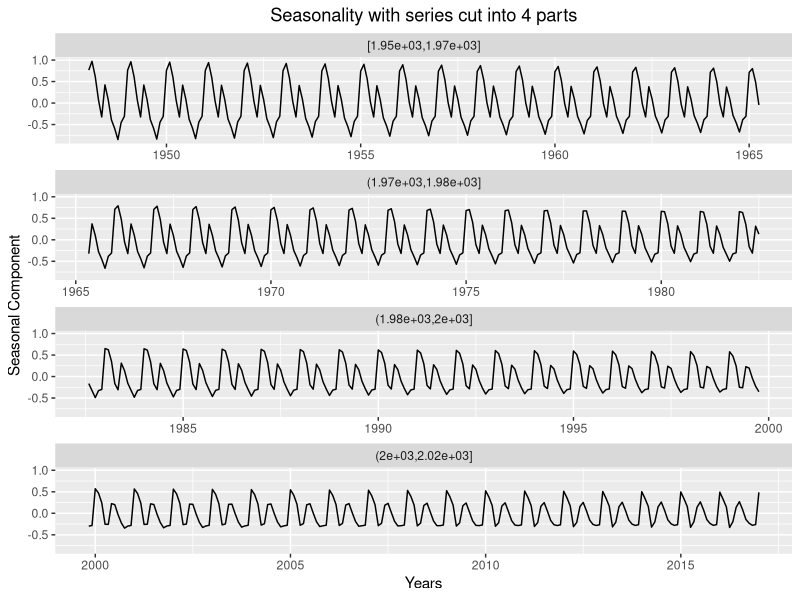
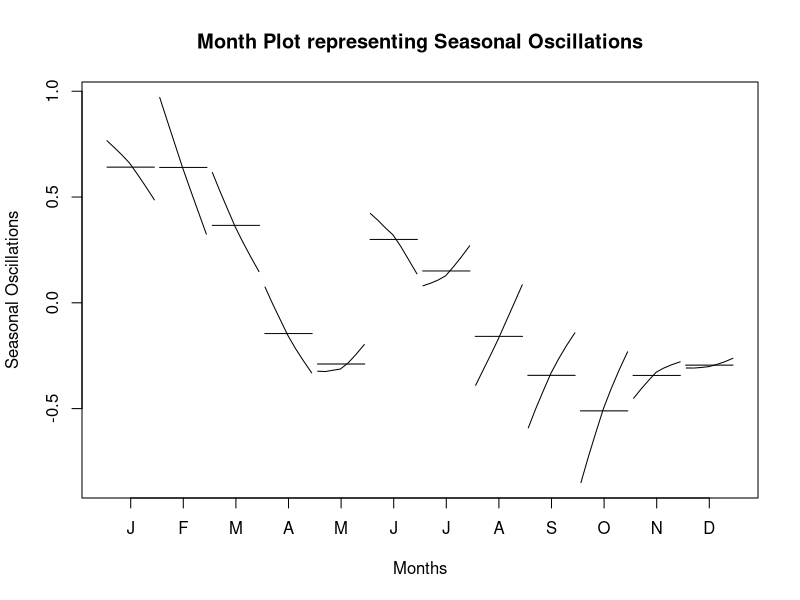
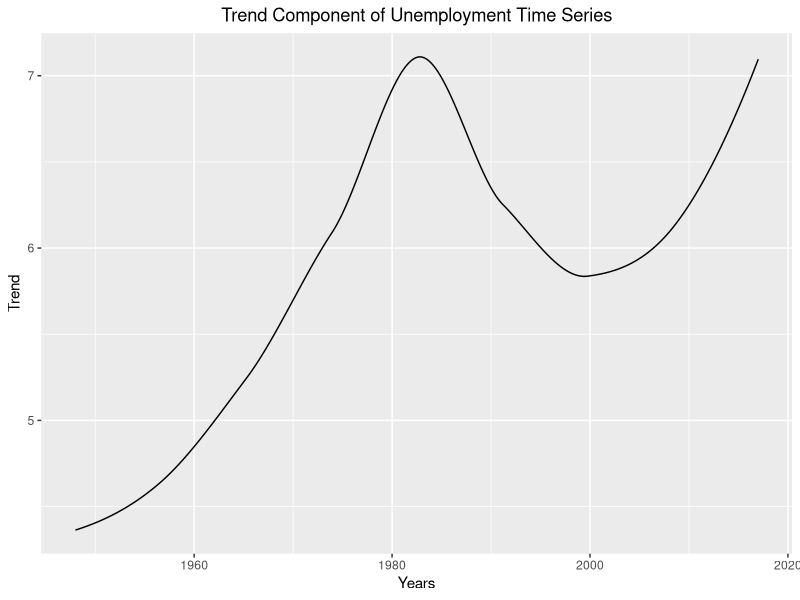
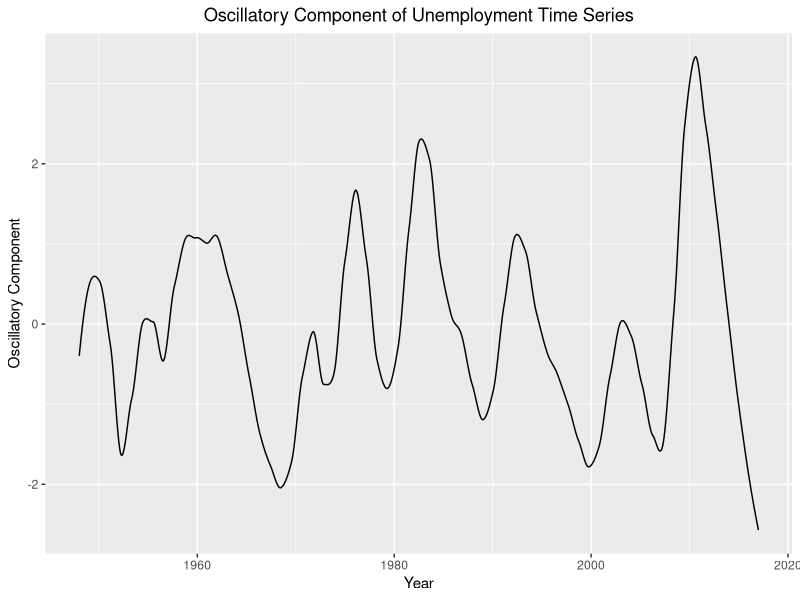
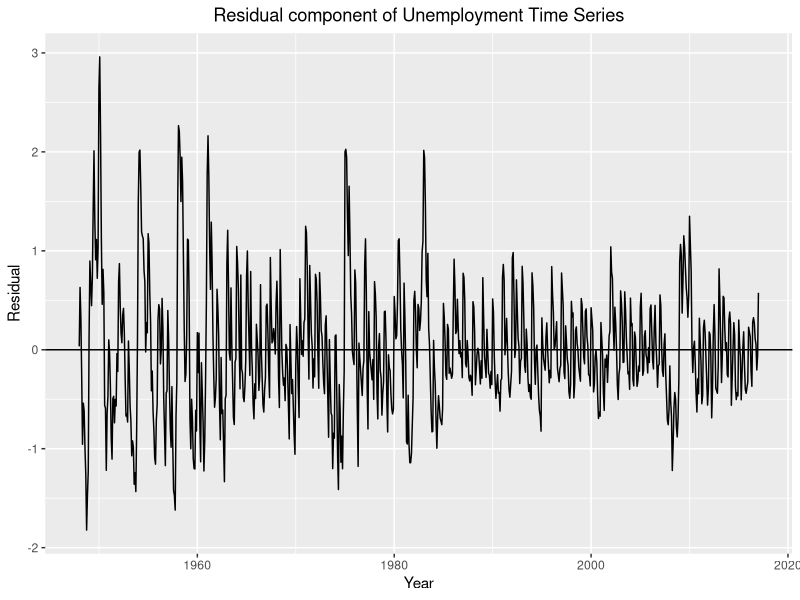

Here is the R script that generated these plots, in order: (Note: this script raises an error after producing the figures.)
## ---- chunk 1
knitr::opts_chunk$set(echo = TRUE,warning = FALSE,message = FALSE)
## ---- chunk 2
library(ggplot2)
df.unemp=read.csv("UNRATENSA.csv",sep = ',',header = TRUE)
colnames(df.unemp) = c("date","Unemployment")
df.newdata=ts(df.unemp$Unemployment,start=c(1948,1),freq=12)
data.df.unemp = data.frame(year=time(df.newdata), Unemployment=(df.unemp$Unemployment))
data.unemp.stl = stl(df.newdata, s.window=101, s.degree=1)
year.cut = cut_number(time(df.newdata), n=4)
data.df2.unemp = data.frame(year=time(df.newdata), data.unemp.stl$time.series, year.cut)
ggplot(data.df2.unemp, aes(x=year, y=seasonal)) + geom_line() + facet_wrap(~year.cut, ncol=1, scales="free_x")+ggtitle("Seasonality with series cut into 4 parts")+xlab("Years") + ylab("Seasonal Component") + theme(plot.title = element_text(hjust=0.5))

## ---- chunk 3
monthplot(data.unemp.stl, choice="seasonal",main="Month Plot representing Seasonal Oscillations",xlab="Months", ylab = "Seasonal Oscillations")
## ---- chunk 4
library(broom)
data.unemp.lo = loess(Unemployment~year, data=data.df.unemp)
data.unemp.lo.df = augment(data.unemp.lo)
ggplot(data.unemp.lo.df, aes(x=year, y=.fitted)) + geom_line()+ggtitle("Trend Component of Unemployment Time Series")+ylab("Trend")+xlab("Years") + theme(plot.title = element_text(hjust=0.5))
## ---- chunk 5
library(tidyr)
Year = data.df.unemp$year
data.unemp.lo2 = loess(residuals(data.unemp.lo)~Year, span=0.1)
data.unemp.lo2.df = augment(data.unemp.lo2)
#final 

data.unemp.ts = data.frame(Year,Oscillatory=data.unemp.lo2.df$.fitted, Residuals=data.unemp.lo2.df$.resid)
ggplot(data.unemp.lo2.df, aes(x=Year, y=.fitted)) + geom_line() +ggtitle("Oscillatory Component of Unemployment Time Series")+ ylab("Oscillatory Component") + theme(plot.title = element_text(hjust=0.5))
## ---- chunk 6
library(tidyr)
Year = data.df.unemp$year
data.unemp.lo2 = loess(residuals(data.unemp.lo)~Year, span=0.1)
data.unemp.lo2.df = augment(data.unemp.lo2)
#final 

data.unemp.ts = data.frame(Year,Oscillatory=data.unemp.lo2.df$.fitted, Residuals=data.unemp.lo2.df$.resid)
ggplot(data.unemp.lo2.df, aes(x=Year, y=.resid)) + geom_line() +ggtitle("Residual component of Unemployment Time Series")+ ylab("Residual") + theme(plot.title = element_text(hjust=0.5)) + geom_abline(slope = 0)
## ---- chunk 7
library(dplyr)
library(grid)
#Reading GDP data from file
df=read.csv("RGDP_Final.csv",sep = ',',header = TRUE)

#Editing column names
colnames(df)=c("year","GDP")

#Converting year column to continuous
df.gdp=ts(df$GDP,start=c(1948,1),freq=4)

#Creating final GDP data set
gdp = data.frame(year=time(df.gdp), GDP=df$GDP)

library(broom)
#Fitting first loess and removing the trend component
gdp.lo = loess(GDP~year, data=gdp)
gdp.lo.df = augment(gdp.lo)

#Re-fit the loess
df2.lo2 = loess(residuals(gdp.lo)~gdp$year, span=0.1)
gdp.lo2.df = augment(df2.lo2)

#Oscillations
p1=ggplot(gdp.lo2.df, aes(x=gdp.year, y=.fitted)) + geom_line() + ggtitle("Oscillatory Component for Real Gross Domestic Product") + ylab("Oscillatory Component")+xlab("Years") + theme(plot.title = element_text(hjust=0.5))

p2=ggplot(data.unemp.lo2.df,aes(x=Year,y=.fitted))+ geom_line() + ggtitle("Oscillatory Component for Unemployment")+ylab("Oscillatory Component")+xlab("Years") + theme(plot.title = element_text(hjust=0.5))

grid.draw(rbind(ggplotGrob(p1), ggplotGrob(p2), size = "last")) 
## ---- chunk 8
year.cut2 = cut_number(gdp.lo2.df$gdp.year, n=6)
gdp.lo2.df2 = data.frame(gdp.lo2.df, year.cut2)

  p3 = ggplot(gdp.lo2.df2, aes(x=gdp.year, y=.fitted)) +ggtitle("Oscillatory Component for Real Gross Domestic Product with time lags [1948,1971]") + ylab("Oscillatory Component")+xlab("Years") + theme(axis.text.x = element_text(angle = 45, hjust = 1)) +  scale_x_continuous(breaks=round(seq(1948,1971,by = 2),1),limits=c(1948,1971)) + theme(plot.title = element_text(hjust=0.5)) + geom_line() + scale_y_reverse()

year.cut = cut_number(time(df.newdata), n=6)
data.unemp.lo2.df2 = data.frame(data.unemp.lo2.df, year.cut)

p4 = ggplot(data.unemp.lo2.df2, aes(x=Year, y=.fitted)) +ggtitle("Oscillatory Component for Unemployment with time lags [1948,1971]") + ylab("Oscillatory Component")+xlab("Years") + theme(axis.text.x = element_text(angle = 45, hjust = 1)) + scale_x_continuous(breaks=round(seq(1948,1971,by = 2),1),limits=c(1948,1971)) + theme(plot.title = element_text(hjust=0.5)) + geom_line()

p5 = ggplot(gdp.lo2.df2, aes(x=gdp.year, y=.fitted)) +ggtitle("Oscillatory Component for Real Gross Domestic Product with time lags [1971,1994]") + ylab("Oscillatory Component")+xlab("Years") + theme(axis.text.x = element_text(angle = 45, hjust = 1)) +  scale_x_continuous(breaks=round(seq(1971,1994,by = 2),1),limits=c(1971,1994)) + theme(plot.title = element_text(hjust=0.5)) + geom_line()+ scale_y_reverse()

p6 = ggplot(data.unemp.lo2.df2, aes(x=Year, y=.fitted)) +ggtitle("Oscillatory Component for Unemployment with time lags [1971,1994]") + ylab("Oscillatory Component")+xlab("Years") + theme(axis.text.x = element_text(angle = 45, hjust = 1)) + scale_x_continuous(breaks=round(seq(1971,1994,by = 2),1),limits=c(1971,1994)) + theme(plot.title = element_text(hjust=0.5)) + geom_line()

p7 = ggplot(gdp.lo2.df2, aes(x=gdp.year, y=.fitted)) +ggtitle("Oscillatory Component for Real Gross Domestic Product with time lags [1994,2017]") + ylab("Oscillatory Component")+xlab("Years") + theme(axis.text.x = element_text(angle = 45, hjust = 1)) +  scale_x_continuous(breaks=round(seq(1994,2017,by = 2),1),limits=c(1994,2017)) + theme(plot.title = element_text(hjust=0.5)) + geom_line()+ scale_y_reverse()

p8 = ggplot(data.unemp.lo2.df2, aes(x=Year, y=.fitted)) +ggtitle("Oscillatory Component for Unemployment with time lags [1994,2017]") + ylab("Oscillatory Component")+xlab("Years") + theme(axis.text.x = element_text(angle = 45, hjust = 1))  + scale_x_continuous(breaks=round(seq(1994,2017,by = 2),1),limits=c(1994,2017)) + theme(plot.title = element_text(hjust=0.5)) + geom_line()

#library("gridExtra")
grid.draw(rbind(ggplotGrob(p3),ggplotGrob(p4),ggplotGrob(p5),ggplotGrob(p6),ggplotGrob(p7), ggplotGrob(p8), size = "last"))

